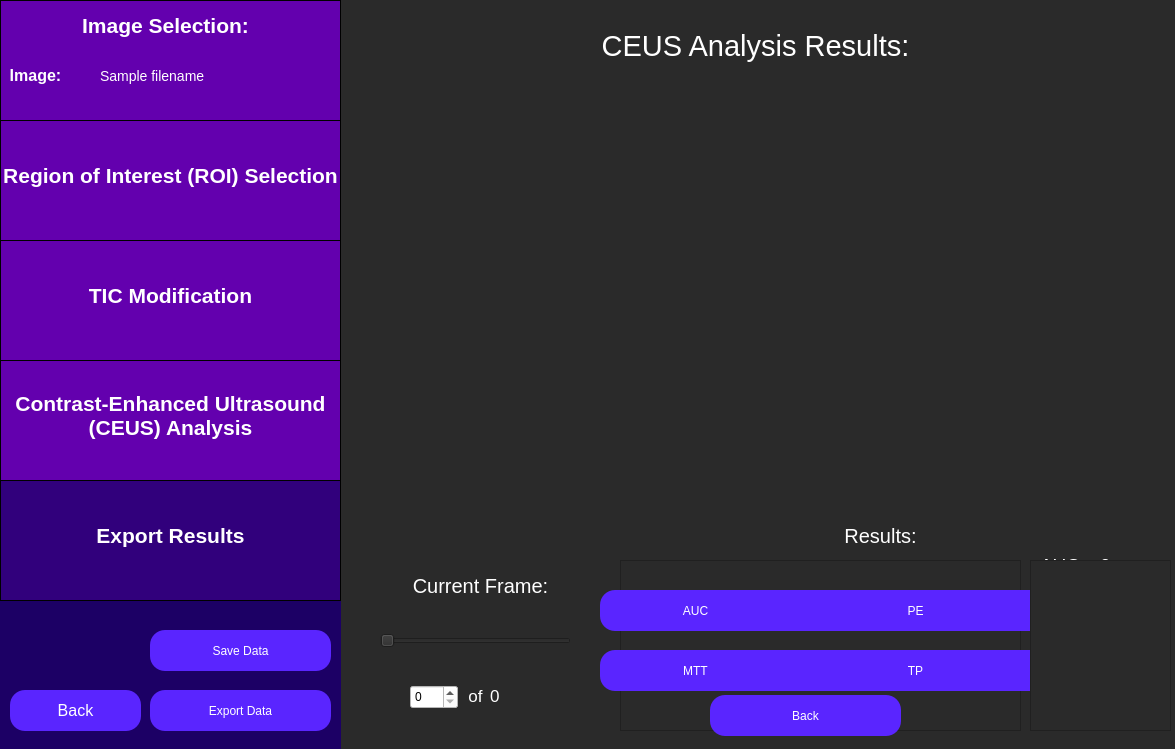
<?xml version="1.0" encoding="UTF-8"?>
<ui version="4.0">
 <class>ceusAnalysis</class>
 <widget class="QWidget" name="ceusAnalysis">
  <property name="geometry">
   <rect>
    <x>0</x>
    <y>0</y>
    <width>1175</width>
    <height>749</height>
   </rect>
  </property>
  <property name="windowTitle">
   <string>Select Region of Interest</string>
  </property>
  <property name="styleSheet">
   <string notr="true">QWidget {
	background: rgb(42, 42, 42);
}</string>
  </property>
  <widget class="QLabel" name="curSliceLabel">
   <property name="geometry">
    <rect>
     <x>300</x>
     <y>560</y>
     <width>361</width>
     <height>51</height>
    </rect>
   </property>
   <property name="styleSheet">
    <string notr="true">QLabel {
	font-size: 20px;
	color: rgb(255, 255, 255);
	background-color: rgba(255, 255, 255, 0);
}</string>
   </property>
   <property name="text">
    <string>Current Frame:</string>
   </property>
   <property name="textFormat">
    <enum>Qt::AutoText</enum>
   </property>
   <property name="scaledContents">
    <bool>false</bool>
   </property>
   <property name="alignment">
    <set>Qt::AlignCenter</set>
   </property>
   <property name="wordWrap">
    <bool>true</bool>
   </property>
  </widget>
  <widget class="QSlider" name="curSliceSlider">
   <property name="geometry">
    <rect>
     <x>380</x>
     <y>620</y>
     <width>191</width>
     <height>41</height>
    </rect>
   </property>
   <property name="orientation">
    <enum>Qt::Horizontal</enum>
   </property>
  </widget>
  <widget class="QLabel" name="curSliceOfLabel">
   <property name="geometry">
    <rect>
     <x>455</x>
     <y>680</y>
     <width>41</width>
     <height>31</height>
    </rect>
   </property>
   <property name="styleSheet">
    <string notr="true">QLabel {
	font-size: 17px;
	color: rgb(255, 255, 255);
	background-color: rgba(255, 255, 255, 0);
}</string>
   </property>
   <property name="text">
    <string>of</string>
   </property>
   <property name="alignment">
    <set>Qt::AlignCenter</set>
   </property>
   <property name="textInteractionFlags">
    <set>Qt::NoTextInteraction</set>
   </property>
  </widget>
  <widget class="QWidget" name="sidebar" native="true">
   <property name="geometry">
    <rect>
     <x>0</x>
     <y>0</y>
     <width>341</width>
     <height>751</height>
    </rect>
   </property>
   <property name="toolTip">
    <string>&lt;html&gt;&lt;head/&gt;&lt;body&gt;&lt;p&gt;&lt;br/&gt;&lt;/p&gt;&lt;/body&gt;&lt;/html&gt;</string>
   </property>
   <property name="styleSheet">
    <string notr="true">QWidget {
	background-color: rgb(28, 0, 101);
}</string>
   </property>
   <widget class="QFrame" name="imageSelectionSidebar">
    <property name="geometry">
     <rect>
      <x>0</x>
      <y>0</y>
      <width>341</width>
      <height>121</height>
     </rect>
    </property>
    <property name="styleSheet">
     <string notr="true">QFrame {
	background-color: rgb(99, 0, 174);
	border: 1px solid black;
}</string>
    </property>
    <property name="frameShape">
     <enum>QFrame::StyledPanel</enum>
    </property>
    <property name="frameShadow">
     <enum>QFrame::Raised</enum>
    </property>
    <widget class="QLabel" name="imageSelectionLabelSidebar">
     <property name="geometry">
      <rect>
       <x>70</x>
       <y>0</y>
       <width>191</width>
       <height>51</height>
      </rect>
     </property>
     <property name="styleSheet">
      <string notr="true">QLabel {
	font-size: 21px;
	color: rgb(255, 255, 255);
	background-color: rgba(255, 255, 255, 0);
	border: 0px;
	font-weight: bold;
}</string>
     </property>
     <property name="text">
      <string>Image Selection:</string>
     </property>
     <property name="alignment">
      <set>Qt::AlignCenter</set>
     </property>
    </widget>
    <widget class="QLabel" name="imageLabel">
     <property name="geometry">
      <rect>
       <x>-60</x>
       <y>50</y>
       <width>191</width>
       <height>51</height>
      </rect>
     </property>
     <property name="styleSheet">
      <string notr="true">QLabel {
	font-size: 16px;
	color: rgb(255, 255, 255);
	background-color: rgba(255, 255, 255, 0);
	border: 0px;
	font-weight: bold;
}</string>
     </property>
     <property name="text">
      <string>Image:</string>
     </property>
     <property name="alignment">
      <set>Qt::AlignCenter</set>
     </property>
    </widget>
    <widget class="QLabel" name="imagePathInput">
     <property name="geometry">
      <rect>
       <x>100</x>
       <y>50</y>
       <width>241</width>
       <height>51</height>
      </rect>
     </property>
     <property name="styleSheet">
      <string notr="true">QLabel {
	font-size: 14px;
	color: rgb(255, 255, 255);
	background-color: rgba(255, 255, 255, 0);
	border: 0px;
}</string>
     </property>
     <property name="text">
      <string>Sample filename </string>
     </property>
     <property name="alignment">
      <set>Qt::AlignLeading|Qt::AlignLeft|Qt::AlignVCenter</set>
     </property>
    </widget>
   </widget>
   <widget class="QFrame" name="roiSidebar">
    <property name="geometry">
     <rect>
      <x>0</x>
      <y>120</y>
      <width>341</width>
      <height>121</height>
     </rect>
    </property>
    <property name="styleSheet">
     <string notr="true">QFrame {
	background-color: rgb(99, 0, 174);
	border: 1px solid black;
}</string>
    </property>
    <property name="frameShape">
     <enum>QFrame::StyledPanel</enum>
    </property>
    <property name="frameShadow">
     <enum>QFrame::Raised</enum>
    </property>
    <widget class="QLabel" name="roiSidebarLabel">
     <property name="geometry">
      <rect>
       <x>0</x>
       <y>30</y>
       <width>341</width>
       <height>51</height>
      </rect>
     </property>
     <property name="styleSheet">
      <string notr="true">QLabel {
	font-size: 21px;
	color: rgb(255, 255, 255);
	background-color: rgba(255, 255, 255, 0);
	border: 0px;
	font-weight: bold;
}</string>
     </property>
     <property name="text">
      <string>Region of Interest (ROI) Selection</string>
     </property>
     <property name="alignment">
      <set>Qt::AlignCenter</set>
     </property>
    </widget>
   </widget>
   <widget class="QFrame" name="rfAnalysisSidebar">
    <property name="geometry">
     <rect>
      <x>0</x>
      <y>480</y>
      <width>341</width>
      <height>121</height>
     </rect>
    </property>
    <property name="styleSheet">
     <string notr="true">QFrame {
	background-color:  rgb(49, 0, 124);
	border: 1px solid black;
}</string>
    </property>
    <property name="frameShape">
     <enum>QFrame::StyledPanel</enum>
    </property>
    <property name="frameShadow">
     <enum>QFrame::Raised</enum>
    </property>
    <widget class="QLabel" name="rfAnalysisLabel">
     <property name="geometry">
      <rect>
       <x>0</x>
       <y>30</y>
       <width>341</width>
       <height>51</height>
      </rect>
     </property>
     <property name="styleSheet">
      <string notr="true">QLabel {
	font-size: 21px;
	color: rgb(255, 255, 255);
	background-color: rgba(255, 255, 255, 0);
	border: 0px;
	font-weight: bold;
}</string>
     </property>
     <property name="text">
      <string>Export Results</string>
     </property>
     <property name="alignment">
      <set>Qt::AlignCenter</set>
     </property>
    </widget>
   </widget>
   <widget class="QFrame" name="ticAnalysisSidebar">
    <property name="geometry">
     <rect>
      <x>0</x>
      <y>360</y>
      <width>341</width>
      <height>121</height>
     </rect>
    </property>
    <property name="styleSheet">
     <string notr="true">QFrame {
	background-color:  rgb(99, 0, 174);
	border: 1px solid black;
}</string>
    </property>
    <property name="frameShape">
     <enum>QFrame::StyledPanel</enum>
    </property>
    <property name="frameShadow">
     <enum>QFrame::Raised</enum>
    </property>
    <widget class="QLabel" name="ticAnalysisLabel">
     <property name="geometry">
      <rect>
       <x>0</x>
       <y>30</y>
       <width>341</width>
       <height>51</height>
      </rect>
     </property>
     <property name="styleSheet">
      <string notr="true">QLabel {
	font-size: 21px;
	color: rgb(255, 255, 255);
	background-color: rgba(255, 255, 255, 0);
	border: 0px;
	font-weight: bold;
}</string>
     </property>
     <property name="text">
      <string>Contrast-Enhanced Ultrasound
(CEUS) Analysis</string>
     </property>
     <property name="alignment">
      <set>Qt::AlignCenter</set>
     </property>
    </widget>
   </widget>
   <widget class="QPushButton" name="saveDataButton">
    <property name="geometry">
     <rect>
      <x>150</x>
      <y>630</y>
      <width>181</width>
      <height>41</height>
     </rect>
    </property>
    <property name="styleSheet">
     <string notr="true">QPushButton {
	color: white;
	font-size: 12px;
	background: rgb(90, 37, 255);
	border-radius: 15px;
}
QPushButton:checked {
	color:white; 
	font-size: 12px;
	background: rgb(45, 0, 110);
	border-radius: 15px;
}</string>
    </property>
    <property name="text">
     <string>Save Data</string>
    </property>
   </widget>
   <widget class="QPushButton" name="exportDataButton">
    <property name="geometry">
     <rect>
      <x>150</x>
      <y>690</y>
      <width>181</width>
      <height>41</height>
     </rect>
    </property>
    <property name="styleSheet">
     <string notr="true">QPushButton {
	color: white;
	font-size: 12px;
	background: rgb(90, 37, 255);
	border-radius: 15px;
}
QPushButton:checked {
	color:white; 
	font-size: 12px;
	background: rgb(45, 0, 110);
	border-radius: 15px;
}</string>
    </property>
    <property name="text">
     <string>Export Data</string>
    </property>
   </widget>
  </widget>
  <widget class="QFrame" name="analysisParamsSidebar">
   <property name="geometry">
    <rect>
     <x>0</x>
     <y>240</y>
     <width>341</width>
     <height>121</height>
    </rect>
   </property>
   <property name="styleSheet">
    <string notr="true">QFrame {
	background-color: rgb(99, 0, 174);
	border: 1px solid black;
}</string>
   </property>
   <property name="frameShape">
    <enum>QFrame::StyledPanel</enum>
   </property>
   <property name="frameShadow">
    <enum>QFrame::Raised</enum>
   </property>
   <widget class="QLabel" name="analysisParamsLabel">
    <property name="geometry">
     <rect>
      <x>0</x>
      <y>30</y>
      <width>341</width>
      <height>51</height>
     </rect>
    </property>
    <property name="styleSheet">
     <string notr="true">QLabel {
	font-size: 21px;
	color: rgb(255, 255, 255);
	background-color: rgba(255, 255, 255, 0);
	border: 0px;
	font-weight:bold;
}</string>
    </property>
    <property name="text">
     <string>TIC Modification</string>
    </property>
    <property name="alignment">
     <set>Qt::AlignCenter</set>
    </property>
   </widget>
  </widget>
  <widget class="QPushButton" name="backButton">
   <property name="geometry">
    <rect>
     <x>10</x>
     <y>690</y>
     <width>131</width>
     <height>41</height>
    </rect>
   </property>
   <property name="styleSheet">
    <string notr="true">QPushButton {
	color: white;
	font-size: 16px;
	background: rgb(90, 37, 255);
	border-radius: 15px;
}</string>
   </property>
   <property name="text">
    <string>Back</string>
   </property>
  </widget>
  <widget class="QSpinBox" name="curSliceSpinBox">
   <property name="geometry">
    <rect>
     <x>410</x>
     <y>685</y>
     <width>48</width>
     <height>24</height>
    </rect>
   </property>
   <property name="styleSheet">
    <string notr="true">QSpinBox {
	background: white;
	color: black;
}</string>
   </property>
  </widget>
  <widget class="QLabel" name="constructRoiLabel">
   <property name="geometry">
    <rect>
     <x>540</x>
     <y>-20</y>
     <width>431</width>
     <height>131</height>
    </rect>
   </property>
   <property name="styleSheet">
    <string notr="true">QLabel {
	font-size: 29px;
	color: rgb(255, 255, 255);
	background-color: rgba(255, 255, 255, 0);
}</string>
   </property>
   <property name="text">
    <string>CEUS Analysis Results:</string>
   </property>
   <property name="textFormat">
    <enum>Qt::AutoText</enum>
   </property>
   <property name="scaledContents">
    <bool>false</bool>
   </property>
   <property name="alignment">
    <set>Qt::AlignCenter</set>
   </property>
   <property name="wordWrap">
    <bool>true</bool>
   </property>
  </widget>
  <widget class="QLabel" name="ceCoverLabel">
   <property name="geometry">
    <rect>
     <x>610</x>
     <y>140</y>
     <width>381</width>
     <height>351</height>
    </rect>
   </property>
   <property name="styleSheet">
    <string notr="true">QLabel {
	background-color: transparent;
}</string>
   </property>
   <property name="text">
    <string/>
   </property>
  </widget>
  <widget class="QLabel" name="peVal">
   <property name="geometry">
    <rect>
     <x>1100</x>
     <y>560</y>
     <width>51</width>
     <height>51</height>
    </rect>
   </property>
   <property name="font">
    <font>
     <pointsize>14</pointsize>
    </font>
   </property>
   <property name="styleSheet">
    <string notr="true">QLabel {
	color: white;
	background-color: rgba(0,0,0,0);
}</string>
   </property>
   <property name="text">
    <string>0</string>
   </property>
   <property name="alignment">
    <set>Qt::AlignLeading|Qt::AlignLeft|Qt::AlignVCenter</set>
   </property>
  </widget>
  <widget class="QLabel" name="tpLabel">
   <property name="geometry">
    <rect>
     <x>1040</x>
     <y>600</y>
     <width>91</width>
     <height>51</height>
    </rect>
   </property>
   <property name="font">
    <font>
     <pointsize>14</pointsize>
    </font>
   </property>
   <property name="styleSheet">
    <string notr="true">QLabel {
	color: white;
	background-color: rgba(0,0,0,0);
}</string>
   </property>
   <property name="text">
    <string>TP</string>
   </property>
   <property name="alignment">
    <set>Qt::AlignLeading|Qt::AlignLeft|Qt::AlignVCenter</set>
   </property>
  </widget>
  <widget class="QLabel" name="voiVolumeVal">
   <property name="geometry">
    <rect>
     <x>1100</x>
     <y>650</y>
     <width>151</width>
     <height>51</height>
    </rect>
   </property>
   <property name="font">
    <font>
     <pointsize>14</pointsize>
    </font>
   </property>
   <property name="styleSheet">
    <string notr="true">QLabel {
	color: white;
	background-color: rgba(0,0,0,0);
}</string>
   </property>
   <property name="text">
    <string>0</string>
   </property>
   <property name="alignment">
    <set>Qt::AlignLeading|Qt::AlignLeft|Qt::AlignVCenter</set>
   </property>
  </widget>
  <widget class="QLabel" name="mttLabel">
   <property name="geometry">
    <rect>
     <x>1040</x>
     <y>580</y>
     <width>81</width>
     <height>51</height>
    </rect>
   </property>
   <property name="font">
    <font>
     <pointsize>14</pointsize>
    </font>
   </property>
   <property name="styleSheet">
    <string notr="true">QLabel {
	color: white;
	background-color: rgba(0,0,0,0);
}</string>
   </property>
   <property name="text">
    <string>MTT</string>
   </property>
   <property name="alignment">
    <set>Qt::AlignLeading|Qt::AlignLeft|Qt::AlignVCenter</set>
   </property>
  </widget>
  <widget class="QLabel" name="tpVal">
   <property name="geometry">
    <rect>
     <x>1100</x>
     <y>600</y>
     <width>51</width>
     <height>51</height>
    </rect>
   </property>
   <property name="font">
    <font>
     <pointsize>14</pointsize>
    </font>
   </property>
   <property name="styleSheet">
    <string notr="true">QLabel {
	color: white;
	background-color: rgba(0,0,0,0);
}</string>
   </property>
   <property name="text">
    <string>0</string>
   </property>
   <property name="alignment">
    <set>Qt::AlignLeading|Qt::AlignLeft|Qt::AlignVCenter</set>
   </property>
  </widget>
  <widget class="QLabel" name="voiVolumeLabel">
   <property name="geometry">
    <rect>
     <x>1040</x>
     <y>640</y>
     <width>71</width>
     <height>71</height>
    </rect>
   </property>
   <property name="font">
    <font>
     <pointsize>14</pointsize>
    </font>
   </property>
   <property name="styleSheet">
    <string notr="true">QLabel {
	color: white;
	background-color: rgba(0,0,0,0);
}</string>
   </property>
   <property name="text">
    <string>ROI Area
(mm^2)</string>
   </property>
   <property name="alignment">
    <set>Qt::AlignLeading|Qt::AlignLeft|Qt::AlignVCenter</set>
   </property>
  </widget>
  <widget class="QLabel" name="aucVal">
   <property name="geometry">
    <rect>
     <x>1100</x>
     <y>540</y>
     <width>51</width>
     <height>51</height>
    </rect>
   </property>
   <property name="font">
    <font>
     <pointsize>14</pointsize>
    </font>
   </property>
   <property name="styleSheet">
    <string notr="true">QLabel {
	color: white;
	background-color: rgba(0,0,0,0);
}</string>
   </property>
   <property name="text">
    <string>0</string>
   </property>
   <property name="alignment">
    <set>Qt::AlignLeading|Qt::AlignLeft|Qt::AlignVCenter</set>
   </property>
  </widget>
  <widget class="QLabel" name="peLabel">
   <property name="geometry">
    <rect>
     <x>1040</x>
     <y>560</y>
     <width>91</width>
     <height>51</height>
    </rect>
   </property>
   <property name="font">
    <font>
     <pointsize>14</pointsize>
    </font>
   </property>
   <property name="styleSheet">
    <string notr="true">QLabel {
	color: white;
	background-color: rgba(0,0,0,0);
}</string>
   </property>
   <property name="text">
    <string>PE</string>
   </property>
   <property name="alignment">
    <set>Qt::AlignLeading|Qt::AlignLeft|Qt::AlignVCenter</set>
   </property>
  </widget>
  <widget class="QLabel" name="resultsLabel">
   <property name="geometry">
    <rect>
     <x>700</x>
     <y>510</y>
     <width>361</width>
     <height>51</height>
    </rect>
   </property>
   <property name="styleSheet">
    <string notr="true">QLabel {
	font-size: 20px;
	color: rgb(255, 255, 255);
	background-color: rgba(255, 255, 255, 0);
}</string>
   </property>
   <property name="text">
    <string>Results:</string>
   </property>
   <property name="textFormat">
    <enum>Qt::AutoText</enum>
   </property>
   <property name="scaledContents">
    <bool>false</bool>
   </property>
   <property name="alignment">
    <set>Qt::AlignCenter</set>
   </property>
   <property name="wordWrap">
    <bool>true</bool>
   </property>
  </widget>
  <widget class="QLabel" name="mttVal">
   <property name="geometry">
    <rect>
     <x>1100</x>
     <y>580</y>
     <width>51</width>
     <height>51</height>
    </rect>
   </property>
   <property name="font">
    <font>
     <pointsize>14</pointsize>
    </font>
   </property>
   <property name="styleSheet">
    <string notr="true">QLabel {
	color: white;
	background-color: rgba(0,0,0,0);
}</string>
   </property>
   <property name="text">
    <string>0</string>
   </property>
   <property name="alignment">
    <set>Qt::AlignLeading|Qt::AlignLeft|Qt::AlignVCenter</set>
   </property>
  </widget>
  <widget class="QLabel" name="aucLabel">
   <property name="geometry">
    <rect>
     <x>1040</x>
     <y>540</y>
     <width>81</width>
     <height>51</height>
    </rect>
   </property>
   <property name="font">
    <font>
     <pointsize>14</pointsize>
    </font>
   </property>
   <property name="styleSheet">
    <string notr="true">QLabel {
	color: white;
	background-color: rgba(0,0,0,0);
}</string>
   </property>
   <property name="text">
    <string>AUC</string>
   </property>
   <property name="alignment">
    <set>Qt::AlignLeading|Qt::AlignLeft|Qt::AlignVCenter</set>
   </property>
  </widget>
  <widget class="QLabel" name="curSliceTotal">
   <property name="geometry">
    <rect>
     <x>490</x>
     <y>680</y>
     <width>61</width>
     <height>31</height>
    </rect>
   </property>
   <property name="styleSheet">
    <string notr="true">QLabel {
	font-size: 17px;
	color: rgb(255, 255, 255);
	background-color: rgba(255, 255, 255, 0);
}</string>
   </property>
   <property name="text">
    <string>0</string>
   </property>
   <property name="alignment">
    <set>Qt::AlignLeading|Qt::AlignLeft|Qt::AlignVCenter</set>
   </property>
   <property name="textInteractionFlags">
    <set>Qt::NoTextInteraction</set>
   </property>
  </widget>
  <widget class="QLabel" name="imPlane">
   <property name="geometry">
    <rect>
     <x>410</x>
     <y>80</y>
     <width>691</width>
     <height>421</height>
    </rect>
   </property>
   <property name="text">
    <string/>
   </property>
   <property name="alignment">
    <set>Qt::AlignCenter</set>
   </property>
  </widget>
  <widget class="QLabel" name="t0Label">
   <property name="geometry">
    <rect>
     <x>1040</x>
     <y>620</y>
     <width>91</width>
     <height>51</height>
    </rect>
   </property>
   <property name="font">
    <font>
     <pointsize>14</pointsize>
    </font>
   </property>
   <property name="styleSheet">
    <string notr="true">QLabel {
	color: white;
	background-color: rgba(0,0,0,0);
}</string>
   </property>
   <property name="text">
    <string>T0</string>
   </property>
   <property name="alignment">
    <set>Qt::AlignLeading|Qt::AlignLeft|Qt::AlignVCenter</set>
   </property>
  </widget>
  <widget class="QLabel" name="t0Val">
   <property name="geometry">
    <rect>
     <x>1100</x>
     <y>620</y>
     <width>51</width>
     <height>51</height>
    </rect>
   </property>
   <property name="font">
    <font>
     <pointsize>14</pointsize>
    </font>
   </property>
   <property name="styleSheet">
    <string notr="true">QLabel {
	color: white;
	background-color: rgba(0,0,0,0);
}</string>
   </property>
   <property name="text">
    <string>0</string>
   </property>
   <property name="alignment">
    <set>Qt::AlignLeading|Qt::AlignLeft|Qt::AlignVCenter</set>
   </property>
  </widget>
  <widget class="QLabel" name="maskCoverLabel">
   <property name="geometry">
    <rect>
     <x>410</x>
     <y>80</y>
     <width>691</width>
     <height>421</height>
    </rect>
   </property>
   <property name="styleSheet">
    <string notr="true">
background-color: rgba(255, 255, 255, 0);</string>
   </property>
   <property name="text">
    <string/>
   </property>
   <property name="alignment">
    <set>Qt::AlignCenter</set>
   </property>
  </widget>
  <widget class="QPushButton" name="showTicButton">
   <property name="geometry">
    <rect>
     <x>680</x>
     <y>590</y>
     <width>411</width>
     <height>41</height>
    </rect>
   </property>
   <property name="styleSheet">
    <string notr="true">QPushButton {
	color: white;
	font-size: 12px;
	background: rgb(90, 37, 255);
	border-radius: 15px;
}
QPushButton:checked {
	color:white; 
	font-size: 12px;
	background: rgb(45, 0, 110);
	border-radius: 15px;
}</string>
   </property>
   <property name="text">
    <string>Show TIC</string>
   </property>
  </widget>
  <widget class="QPushButton" name="loadParamapButton">
   <property name="geometry">
    <rect>
     <x>680</x>
     <y>650</y>
     <width>411</width>
     <height>41</height>
    </rect>
   </property>
   <property name="styleSheet">
    <string notr="true">QPushButton {
	color: white;
	font-size: 12px;
	background: rgb(90, 37, 255);
	border-radius: 15px;
}
QPushButton:checked {
	color:white; 
	font-size: 12px;
	background: rgb(45, 0, 110);
	border-radius: 15px;
}</string>
   </property>
   <property name="text">
    <string>Load Parametric Map</string>
   </property>
  </widget>
  <widget class="QFrame" name="ticDisplay">
   <property name="geometry">
    <rect>
     <x>620</x>
     <y>560</y>
     <width>401</width>
     <height>171</height>
    </rect>
   </property>
   <property name="frameShape">
    <enum>QFrame::StyledPanel</enum>
   </property>
   <property name="frameShadow">
    <enum>QFrame::Raised</enum>
   </property>
  </widget>
  <widget class="QPushButton" name="ticBackButton">
   <property name="geometry">
    <rect>
     <x>1040</x>
     <y>700</y>
     <width>121</width>
     <height>31</height>
    </rect>
   </property>
   <property name="styleSheet">
    <string notr="true">QPushButton {
	color: white;
	font-size: 12px;
	background: rgb(90, 37, 255);
	border-radius: 15px;
}
QPushButton:checked {
	color:white; 
	font-size: 12px;
	background: rgb(45, 0, 110);
	border-radius: 15px;
}</string>
   </property>
   <property name="text">
    <string>Back</string>
   </property>
  </widget>
  <widget class="QPushButton" name="peParamapButton">
   <property name="geometry">
    <rect>
     <x>820</x>
     <y>590</y>
     <width>191</width>
     <height>41</height>
    </rect>
   </property>
   <property name="styleSheet">
    <string notr="true">QPushButton {
	color: white;
	font-size: 12px;
	background: rgb(90, 37, 255);
	border-radius: 15px;
}
QPushButton:checked {
	color:white; 
	font-size: 12px;
	background: rgb(45, 0, 110);
	border-radius: 15px;
}</string>
   </property>
   <property name="text">
    <string>PE</string>
   </property>
  </widget>
  <widget class="QPushButton" name="aucParamapButton">
   <property name="geometry">
    <rect>
     <x>600</x>
     <y>590</y>
     <width>191</width>
     <height>41</height>
    </rect>
   </property>
   <property name="styleSheet">
    <string notr="true">QPushButton {
	color: white;
	font-size: 12px;
	background: rgb(90, 37, 255);
	border-radius: 15px;
}
QPushButton:checked {
	color:white; 
	font-size: 12px;
	background: rgb(45, 0, 110);
	border-radius: 15px;
}</string>
   </property>
   <property name="text">
    <string>AUC</string>
   </property>
  </widget>
  <widget class="QPushButton" name="mttParamapButton">
   <property name="geometry">
    <rect>
     <x>600</x>
     <y>650</y>
     <width>191</width>
     <height>41</height>
    </rect>
   </property>
   <property name="styleSheet">
    <string notr="true">QPushButton {
	color: white;
	font-size: 12px;
	background: rgb(90, 37, 255);
	border-radius: 15px;
}
QPushButton:checked {
	color:white; 
	font-size: 12px;
	background: rgb(45, 0, 110);
	border-radius: 15px;
}</string>
   </property>
   <property name="text">
    <string>MTT</string>
   </property>
  </widget>
  <widget class="QPushButton" name="tpParamapButton">
   <property name="geometry">
    <rect>
     <x>820</x>
     <y>650</y>
     <width>191</width>
     <height>41</height>
    </rect>
   </property>
   <property name="styleSheet">
    <string notr="true">QPushButton {
	color: white;
	font-size: 12px;
	background: rgb(90, 37, 255);
	border-radius: 15px;
}
QPushButton:checked {
	color:white; 
	font-size: 12px;
	background: rgb(45, 0, 110);
	border-radius: 15px;
}</string>
   </property>
   <property name="text">
    <string>TP</string>
   </property>
  </widget>
  <widget class="QPushButton" name="backFromParamapButton">
   <property name="geometry">
    <rect>
     <x>710</x>
     <y>695</y>
     <width>191</width>
     <height>41</height>
    </rect>
   </property>
   <property name="styleSheet">
    <string notr="true">QPushButton {
	color: white;
	font-size: 12px;
	background: rgb(90, 37, 255);
	border-radius: 15px;
}
QPushButton:checked {
	color:white; 
	font-size: 12px;
	background: rgb(45, 0, 110);
	border-radius: 15px;
}</string>
   </property>
   <property name="text">
    <string>Back</string>
   </property>
  </widget>
  <widget class="QFrame" name="legend">
   <property name="geometry">
    <rect>
     <x>1030</x>
     <y>560</y>
     <width>141</width>
     <height>171</height>
    </rect>
   </property>
   <property name="frameShape">
    <enum>QFrame::StyledPanel</enum>
   </property>
   <property name="frameShadow">
    <enum>QFrame::Raised</enum>
   </property>
  </widget>
  <zorder>ticDisplay</zorder>
  <zorder>curSliceLabel</zorder>
  <zorder>curSliceSlider</zorder>
  <zorder>curSliceOfLabel</zorder>
  <zorder>sidebar</zorder>
  <zorder>analysisParamsSidebar</zorder>
  <zorder>backButton</zorder>
  <zorder>curSliceSpinBox</zorder>
  <zorder>constructRoiLabel</zorder>
  <zorder>ceCoverLabel</zorder>
  <zorder>peVal</zorder>
  <zorder>tpLabel</zorder>
  <zorder>voiVolumeVal</zorder>
  <zorder>mttLabel</zorder>
  <zorder>tpVal</zorder>
  <zorder>voiVolumeLabel</zorder>
  <zorder>aucVal</zorder>
  <zorder>peLabel</zorder>
  <zorder>resultsLabel</zorder>
  <zorder>mttVal</zorder>
  <zorder>aucLabel</zorder>
  <zorder>curSliceTotal</zorder>
  <zorder>imPlane</zorder>
  <zorder>t0Label</zorder>
  <zorder>t0Val</zorder>
  <zorder>maskCoverLabel</zorder>
  <zorder>showTicButton</zorder>
  <zorder>loadParamapButton</zorder>
  <zorder>ticBackButton</zorder>
  <zorder>peParamapButton</zorder>
  <zorder>aucParamapButton</zorder>
  <zorder>mttParamapButton</zorder>
  <zorder>tpParamapButton</zorder>
  <zorder>backFromParamapButton</zorder>
  <zorder>legend</zorder>
 </widget>
 <resources/>
 <connections/>
</ui>
